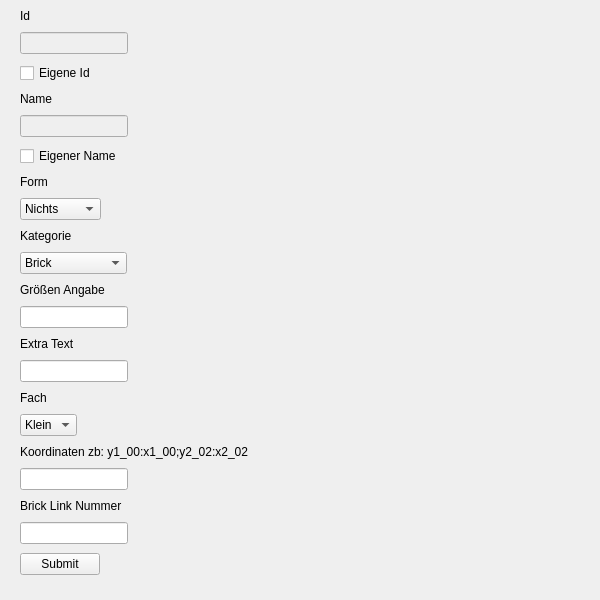
<?xml version="1.0" encoding="UTF-8"?>
<ui version="4.0">
 <class>LegoImporter</class>
 <widget class="QMainWindow" name="LegoImporter">
  <property name="enabled">
   <bool>true</bool>
  </property>
  <property name="geometry">
   <rect>
    <x>0</x>
    <y>0</y>
    <width>600</width>
    <height>600</height>
   </rect>
  </property>
  <property name="windowTitle">
   <string>Lego Importer</string>
  </property>
  <property name="dockNestingEnabled">
   <bool>false</bool>
  </property>
  <widget class="QWidget" name="centralwidget">
   <widget class="QWidget" name="verticalLayoutWidget">
    <property name="geometry">
     <rect>
      <x>20</x>
      <y>0</y>
      <width>400</width>
      <height>591</height>
     </rect>
    </property>
    <layout class="QVBoxLayout" name="verticalLayout">
     <property name="spacing">
      <number>0</number>
     </property>
     <item>
      <widget class="QLabel" name="label">
       <property name="sizePolicy">
        <sizepolicy hsizetype="Fixed" vsizetype="Fixed">
         <horstretch>0</horstretch>
         <verstretch>0</verstretch>
        </sizepolicy>
       </property>
       <property name="text">
        <string>Id</string>
       </property>
      </widget>
     </item>
     <item>
      <widget class="QLineEdit" name="idLineEdit">
       <property name="enabled">
        <bool>false</bool>
       </property>
       <property name="sizePolicy">
        <sizepolicy hsizetype="Fixed" vsizetype="Fixed">
         <horstretch>0</horstretch>
         <verstretch>0</verstretch>
        </sizepolicy>
       </property>
      </widget>
     </item>
     <item>
      <widget class="QCheckBox" name="idCheckBox">
       <property name="text">
        <string>Eigene Id</string>
       </property>
      </widget>
     </item>
     <item>
      <widget class="QLabel" name="label_2">
       <property name="sizePolicy">
        <sizepolicy hsizetype="Fixed" vsizetype="Fixed">
         <horstretch>0</horstretch>
         <verstretch>0</verstretch>
        </sizepolicy>
       </property>
       <property name="text">
        <string>Name</string>
       </property>
      </widget>
     </item>
     <item>
      <widget class="QLineEdit" name="nameLineEdit">
       <property name="enabled">
        <bool>false</bool>
       </property>
       <property name="sizePolicy">
        <sizepolicy hsizetype="Fixed" vsizetype="Fixed">
         <horstretch>0</horstretch>
         <verstretch>0</verstretch>
        </sizepolicy>
       </property>
      </widget>
     </item>
     <item>
      <widget class="QCheckBox" name="nameCheckBox">
       <property name="text">
        <string>Eigener Name</string>
       </property>
      </widget>
     </item>
     <item>
      <widget class="QLabel" name="label_3">
       <property name="sizePolicy">
        <sizepolicy hsizetype="Fixed" vsizetype="Fixed">
         <horstretch>0</horstretch>
         <verstretch>0</verstretch>
        </sizepolicy>
       </property>
       <property name="text">
        <string>Form</string>
       </property>
      </widget>
     </item>
     <item>
      <widget class="QComboBox" name="FormComboBox">
       <property name="sizePolicy">
        <sizepolicy hsizetype="Fixed" vsizetype="Fixed">
         <horstretch>0</horstretch>
         <verstretch>0</verstretch>
        </sizepolicy>
       </property>
       <item>
        <property name="text">
         <string>Nichts</string>
        </property>
       </item>
       <item>
        <property name="text">
         <string>Eckig</string>
        </property>
       </item>
       <item>
        <property name="text">
         <string>Rund</string>
        </property>
       </item>
       <item>
        <property name="text">
         <string>Cornered</string>
        </property>
       </item>
      </widget>
     </item>
     <item>
      <widget class="QLabel" name="label_4">
       <property name="sizePolicy">
        <sizepolicy hsizetype="Fixed" vsizetype="Fixed">
         <horstretch>0</horstretch>
         <verstretch>0</verstretch>
        </sizepolicy>
       </property>
       <property name="text">
        <string>Kategorie</string>
       </property>
      </widget>
     </item>
     <item>
      <widget class="QComboBox" name="CategorieComboBox">
       <property name="sizePolicy">
        <sizepolicy hsizetype="Fixed" vsizetype="Fixed">
         <horstretch>0</horstretch>
         <verstretch>0</verstretch>
        </sizepolicy>
       </property>
       <item>
        <property name="text">
         <string>Brick</string>
        </property>
       </item>
       <item>
        <property name="text">
         <string>Technick</string>
        </property>
       </item>
       <item>
        <property name="text">
         <string>Pflanze</string>
        </property>
       </item>
       <item>
        <property name="text">
         <string>Minifiguren</string>
        </property>
       </item>
       <item>
        <property name="text">
         <string>Spezial</string>
        </property>
       </item>
       <item>
        <property name="text">
         <string>Platten</string>
        </property>
       </item>
       <item>
        <property name="text">
         <string>Slopes</string>
        </property>
       </item>
       <item>
        <property name="text">
         <string>Dome</string>
        </property>
       </item>
       <item>
        <property name="text">
         <string>Brick Modified</string>
        </property>
       </item>
       <item>
        <property name="text">
         <string>Plate Modified</string>
        </property>
       </item>
       <item>
        <property name="text">
         <string>Fence</string>
        </property>
       </item>
       <item>
        <property name="text">
         <string>House</string>
        </property>
       </item>
       <item>
        <property name="text">
         <string>Bracket</string>
        </property>
       </item>
       <item>
        <property name="text">
         <string>Antenna</string>
        </property>
       </item>
       <item>
        <property name="text">
         <string>Hinge</string>
        </property>
       </item>
       <item>
        <property name="text">
         <string>Bar</string>
        </property>
       </item>
       <item>
        <property name="text">
         <string>Handle</string>
        </property>
       </item>
      </widget>
     </item>
     <item>
      <widget class="QLabel" name="label_5">
       <property name="sizePolicy">
        <sizepolicy hsizetype="Fixed" vsizetype="Fixed">
         <horstretch>0</horstretch>
         <verstretch>0</verstretch>
        </sizepolicy>
       </property>
       <property name="text">
        <string>Größen Angabe</string>
       </property>
      </widget>
     </item>
     <item>
      <widget class="QLineEdit" name="studSizeLineEdit">
       <property name="sizePolicy">
        <sizepolicy hsizetype="Fixed" vsizetype="Fixed">
         <horstretch>0</horstretch>
         <verstretch>0</verstretch>
        </sizepolicy>
       </property>
      </widget>
     </item>
     <item>
      <widget class="QLabel" name="label_6">
       <property name="sizePolicy">
        <sizepolicy hsizetype="Fixed" vsizetype="Fixed">
         <horstretch>0</horstretch>
         <verstretch>0</verstretch>
        </sizepolicy>
       </property>
       <property name="text">
        <string>Extra Text</string>
       </property>
      </widget>
     </item>
     <item>
      <widget class="QLineEdit" name="extraTextLineEdit">
       <property name="sizePolicy">
        <sizepolicy hsizetype="Fixed" vsizetype="Fixed">
         <horstretch>0</horstretch>
         <verstretch>0</verstretch>
        </sizepolicy>
       </property>
      </widget>
     </item>
     <item>
      <widget class="QLabel" name="label_8">
       <property name="sizePolicy">
        <sizepolicy hsizetype="Fixed" vsizetype="Fixed">
         <horstretch>0</horstretch>
         <verstretch>0</verstretch>
        </sizepolicy>
       </property>
       <property name="text">
        <string>Fach</string>
       </property>
      </widget>
     </item>
     <item>
      <widget class="QComboBox" name="tableComboBox">
       <property name="sizePolicy">
        <sizepolicy hsizetype="Fixed" vsizetype="Fixed">
         <horstretch>0</horstretch>
         <verstretch>0</verstretch>
        </sizepolicy>
       </property>
       <item>
        <property name="text">
         <string>Klein</string>
        </property>
       </item>
       <item>
        <property name="text">
         <string>Groß</string>
        </property>
       </item>
      </widget>
     </item>
     <item>
      <widget class="QLabel" name="label_9">
       <property name="sizePolicy">
        <sizepolicy hsizetype="Fixed" vsizetype="Fixed">
         <horstretch>0</horstretch>
         <verstretch>0</verstretch>
        </sizepolicy>
       </property>
       <property name="text">
        <string>Koordinaten zb: y1_00:x1_00;y2_02:x2_02</string>
       </property>
      </widget>
     </item>
     <item>
      <widget class="QLineEdit" name="coordinateLineEdit">
       <property name="sizePolicy">
        <sizepolicy hsizetype="Fixed" vsizetype="Fixed">
         <horstretch>0</horstretch>
         <verstretch>0</verstretch>
        </sizepolicy>
       </property>
      </widget>
     </item>
     <item>
      <widget class="QLabel" name="label_7">
       <property name="sizePolicy">
        <sizepolicy hsizetype="Fixed" vsizetype="Fixed">
         <horstretch>0</horstretch>
         <verstretch>0</verstretch>
        </sizepolicy>
       </property>
       <property name="text">
        <string>Brick Link Nummer</string>
       </property>
      </widget>
     </item>
     <item>
      <widget class="QLineEdit" name="brickLinkNumberLineEdit">
       <property name="sizePolicy">
        <sizepolicy hsizetype="Fixed" vsizetype="Fixed">
         <horstretch>0</horstretch>
         <verstretch>0</verstretch>
        </sizepolicy>
       </property>
      </widget>
     </item>
     <item>
      <widget class="QPushButton" name="submitButton">
       <property name="sizePolicy">
        <sizepolicy hsizetype="Fixed" vsizetype="Fixed">
         <horstretch>0</horstretch>
         <verstretch>0</verstretch>
        </sizepolicy>
       </property>
       <property name="text">
        <string>Submit</string>
       </property>
      </widget>
     </item>
    </layout>
   </widget>
  </widget>
 </widget>
 <resources/>
 <connections/>
</ui>
